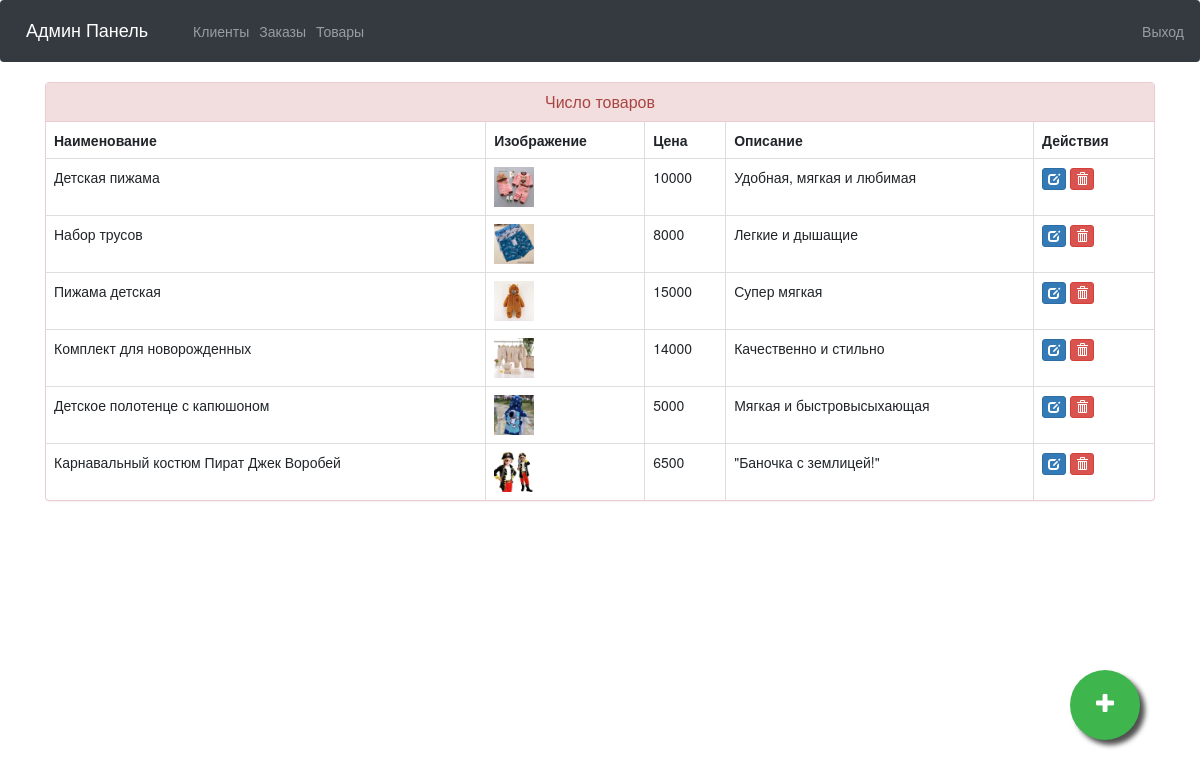
The app's page /admin-products (signed in) with its own data.
### ecom/models.py (models this page shows, shortened)
class Product(models.Model):
    name = models.CharField(max_length=40)
    product_image = models.ImageField(upload_to='product_image/', null=True, blank=True)
    price = models.PositiveIntegerField()
    description = models.CharField(max_length=40)
    category = models.ForeignKey(Category, on_delete=models.CASCADE, null=True)
    size = models.CharField(max_length=20, null=True)
    country_of_origin = models.CharField(max_length=40, null=True)
    material = models.CharField(max_length=40, null=True)
    views = models.PositiveIntegerField(default=0)  # New field for views

### ecom/views.py (the view)
# urls.py: path('admin-products', views.admin_products_view,name='admin-products'),
@login_required(login_url='adminlogin')
def admin_products_view(request):
    products=models.Product.objects.all()
    return render(request,'ecom/admin_products.html',{'products':products})

### templates/ecom/admin_products.html (shortened to what this page needs)
{% extends 'ecom/admin_base.html' %}
{% load static %}
{% block content %}
<head>
  <link href="//netdna.bootstrapcdn.com/bootstrap/3.0.0/css/bootstrap.min.css" rel="stylesheet" id="bootstrap-css">
</head>
<div class="container">
  <div class="panel panel-danger">
    <div class="panel-heading">
      <h6 class="panel-title">Число товаров</h6>
    </div>
    <table class="table table-hover table-bordered" id="dev-table">
      <thead>
        <tr>
          <th>Наименование</th>
          <th>Изображение</th>
          <th>Цена</th>
          <th>Описание</th>
          <th>Действия</th>
        </tr>
      </thead>
      {% for p in products %}
  {% if p %}
      <tr>
        <td> {{p.name}}</td>
        <td> <img src="{% static p.product_image.url %}" alt="Profile Pic" height="40px" width="40px" /></td>
        <td>{{p.price}}</td>
        <td>{{p.description}}</td>
        <td><a class="btn btn-primary btn-xs" href="{% url 'update-product' p.id  %}"><span class="glyphicon glyphicon-edit"></span></a>
          <a class="btn btn-danger btn-xs" href="{% url 'delete-product' p.id  %}"><span class="glyphicon glyphicon-trash"></span></a></td>
      </tr>
      {%else%}
      <br><br><br>
      <h1>Нет товаров!!</h1>
      {% endif %}
      {% endfor %}
    </table>
  </div>
</div>
<a href="/admin-add-product" class="float">
<i class="fa fa-plus my-float"></i>
</a>
{% endblock content %}

### templates/ecom/admin_base.html (style rules this page uses)
.fa { font-size: 23px; width: 60px; text-align: center; text-decoration: none; margin: 5px 2px; border-radius: 50%; }

### templates/ecom/admin_products.html (style rules this page uses)
a:link { text-decoration: none; }
h6 { text-align: center; }
.float { position:fixed; width:70px; height:70px; bottom:60px; right:60px; background-color:#3eb54d; color:#FFF; border-radius:50px; text-align:center; box-shadow: 5px 5px 5px #505050; }
.my-float { margin-top:22px; }

### records on screen
Product: name "Детская пижама", product_image (picture), price "10000", description "Удобная, мягкая и любимая"
Product: name "Набор трусов", product_image (picture), price "8000", description "Легкие и дышащие"
Product: name "Пижама детская", product_image (picture), price "15000", description "Супер мягкая"
Product: name "Комплект для новорожденных", product_image (picture), price "14000", description "Качественно и стильно"
Product: name "Детское полотенце с капюшоном", product_image (picture), price "5000", description "Мягкая и быстровысыхающая"
Product: name "Карнавальный костюм Пират Джек Воробей", product_image (picture), price "6500", description "\"Баночка с землицей!\""
